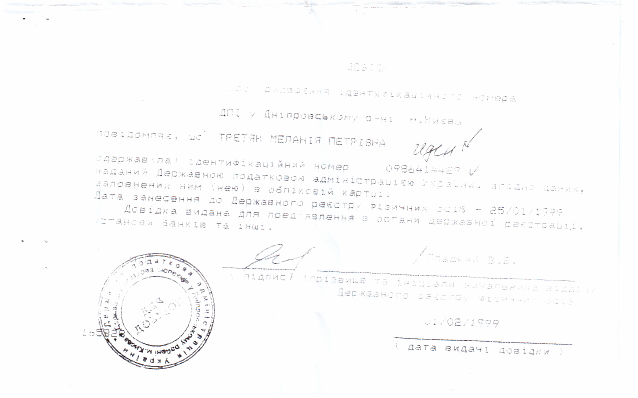
#> input picture Image/data/id_cod.bmp, 1276 x 795 px, found by its file name (shown at 1/2 size)
$ python work_01a.py
#> lines starting #> are read from the running program, lines starting #| are printed output that depends on the picture
from PIL import Image, ImageEnhance, ImageFilter
import numpy as np
import os

# Загрузка изображения
im_path ="G:/Programming/Py/Image/data/"
# filename = "id_cod_e.bmp"
filename = "id_cod.bmp"
image_path = im_path + filename
image = Image.open(image_path)
#> image is the input picture: PIL image 1276x795 RGB; mean R, G, B 251.6, 251.6, 251.8

# Предобработка изображения
# Применим фильтр для увеличения резкости
sharpened_image = image.filter(ImageFilter.SHARPEN)

# Увеличим контрастность изображения
enhancer = ImageEnhance.Contrast(sharpened_image)
contrast_image = enhancer.enhance(2)  # Параметр 2 можно изменить для регулировки контраста
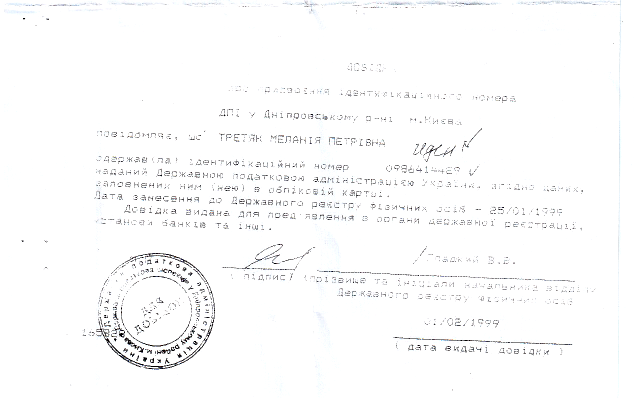
#> contrast_image: PIL image 1276x795 RGB (shown at 1/2 size); mean R, G, B 250.7, 250.8, 251.1

# Преобразуем изображение в оттенки серого
gray_image = contrast_image.convert('L')

# Преобразование изображения в массив numpy для дальнейшей обработки
image_array = np.array(gray_image)

# Используем предоставленные координаты
# x, y, w, h = 770, 330, 250, 20
x, y, w, h = 760, 334, 145, 20
# Извлекаем область с ID номером
id_region = image_array[y:y+h, x:x+w]
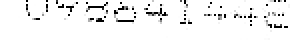
#> id_region: shape (20, 145) (shown 2 times larger); min 0, max 255, mean 241.1

# Применяем дополнительную обработку к этой области (например, увеличение яркости)
id_region = Image.fromarray(id_region)
enhancer = ImageEnhance.Brightness(id_region)
id_region = enhancer.enhance(1.5)  # Параметр 1.5 можно изменить для регулировки яркости
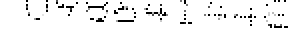
#> id_region: PIL image 145x20 L (shown 2 times larger); min 0, max 255, mean 243

# Вставляем обработанную область обратно в изображение
image_array[y:y+h, x:x+w] = np.array(id_region)
#> image_array: shape (795, 1276); min 0, max 255, mean 250.8

# Преобразуем массив обратно в изображение
processed_image = Image.fromarray(image_array)

# Сохраняем обработанное изображение
nfile, ext = os.path.splitext(filename)[0].lower(), os.path.splitext(filename)[1].lower()
# processed_image_path = os.path.join( im_path,  nfile , '.png')
processed_image_path =  im_path +  nfile + '.png'
# target_path = os.path.join(target_directory, date_folder, filename)
processed_image.save(processed_image_path)

# Отображаем результат
processed_image.show()

processed_image_path

$ run again, with Image/data/Flat_Sv_TMP1.jpg saved as Image/data/id_cod.bmp
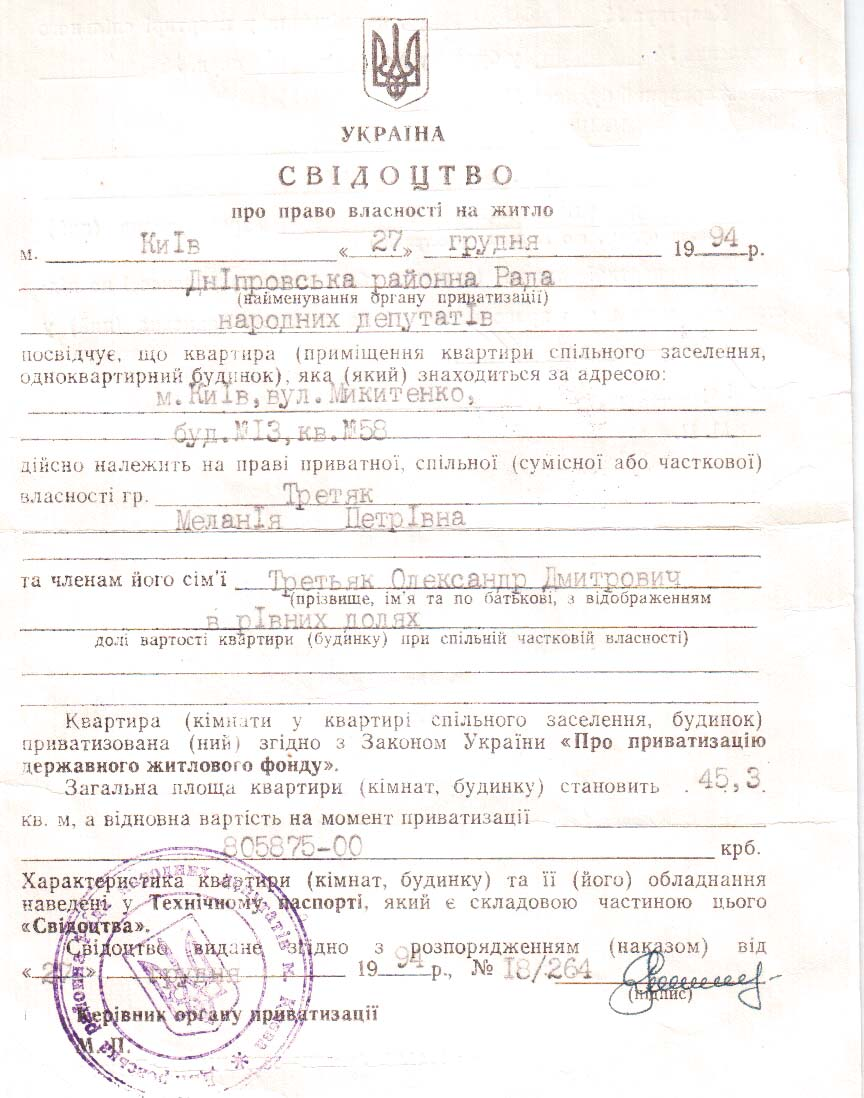
#> input picture Image/data/Flat_Sv_TMP1.jpg, 864 x 1098 px, found by its file name
#> image is the input picture: PIL image 864x1098 RGB; mean R, G, B 246, 243.4, 241.9
#> `contrast_image = enhancer.enhance(2)`:
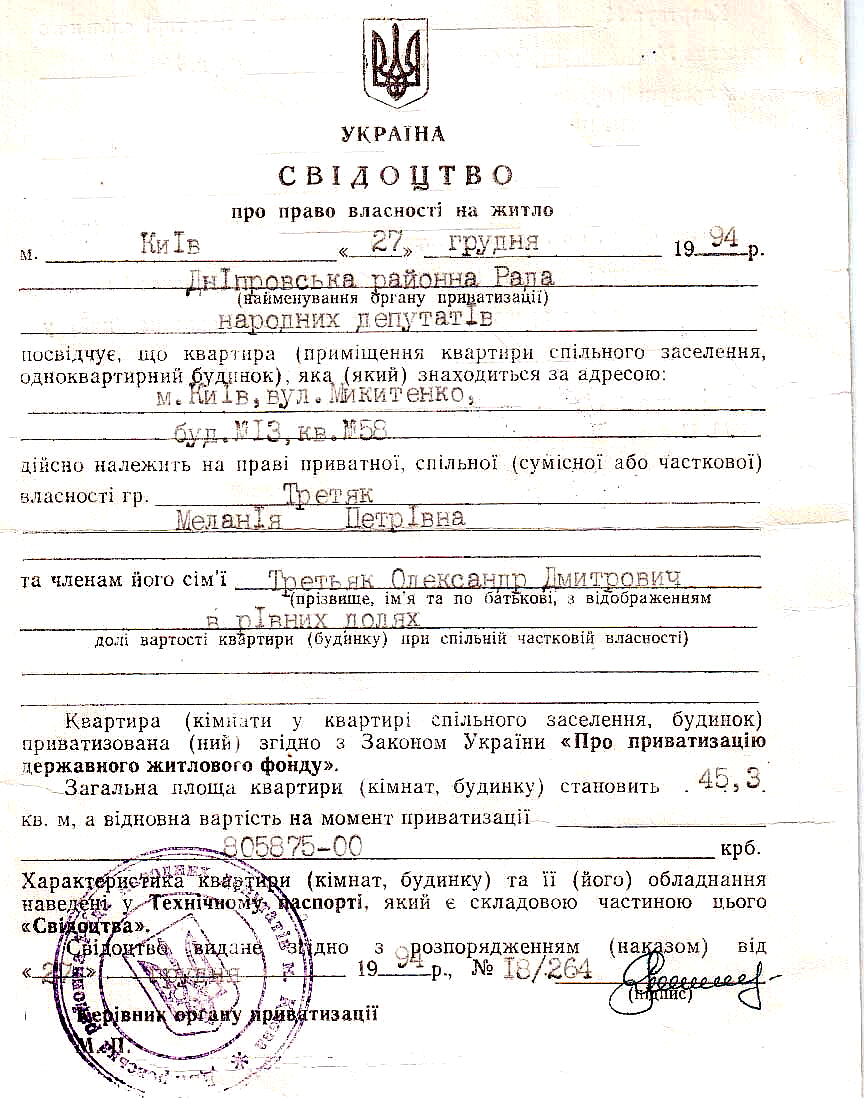
#> contrast_image: PIL image 864x1098 RGB; mean R, G, B 238.3, 236.1, 234.8
#> `id_region = image_array[y:y+h, x:x+w]`:
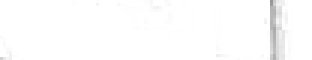
#> id_region: shape (20, 104) (shown 3 times larger); min 150, max 255, mean 252.7
#> image_array: shape (1098, 864); min 0, max 255, mean 236.6
